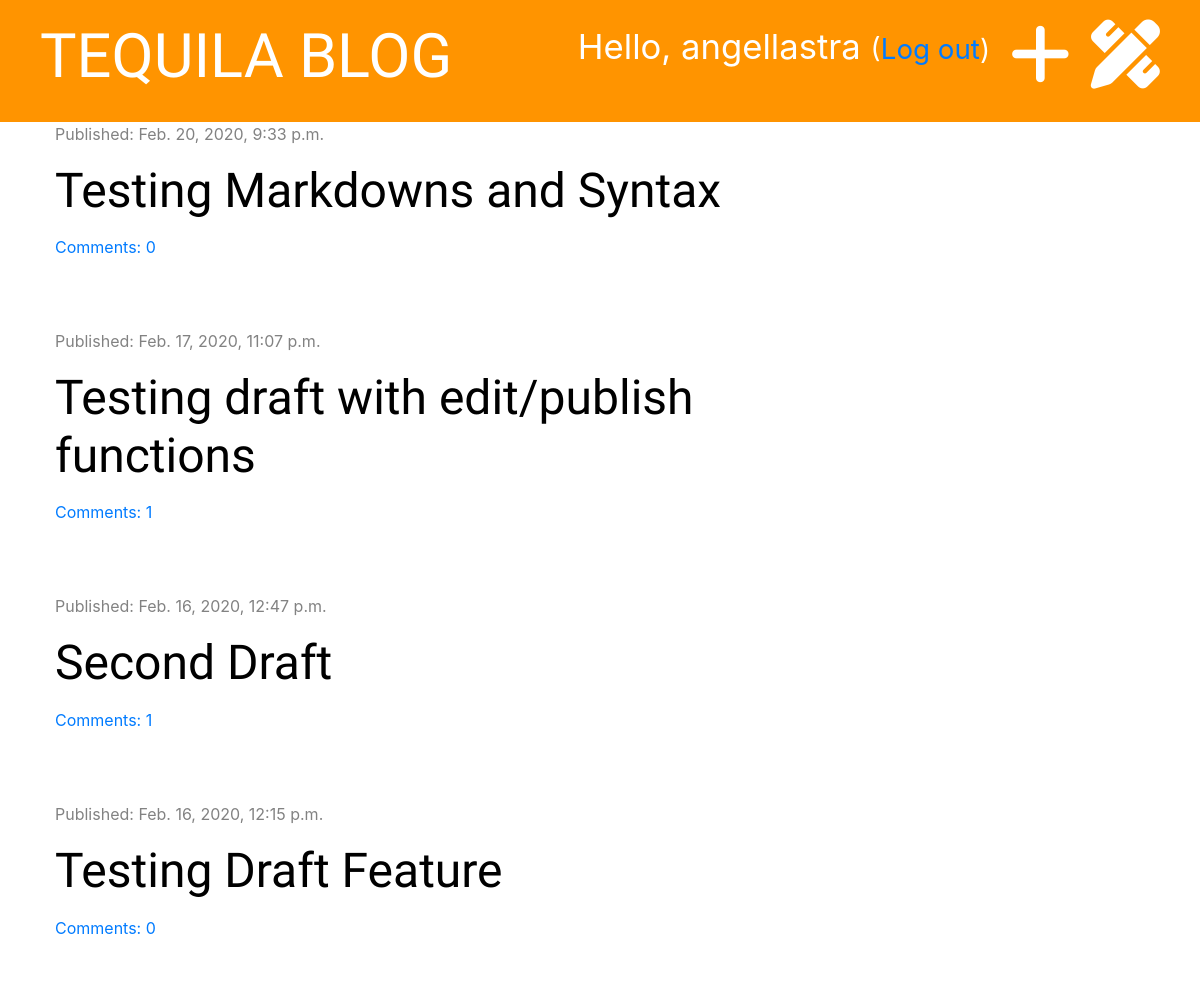
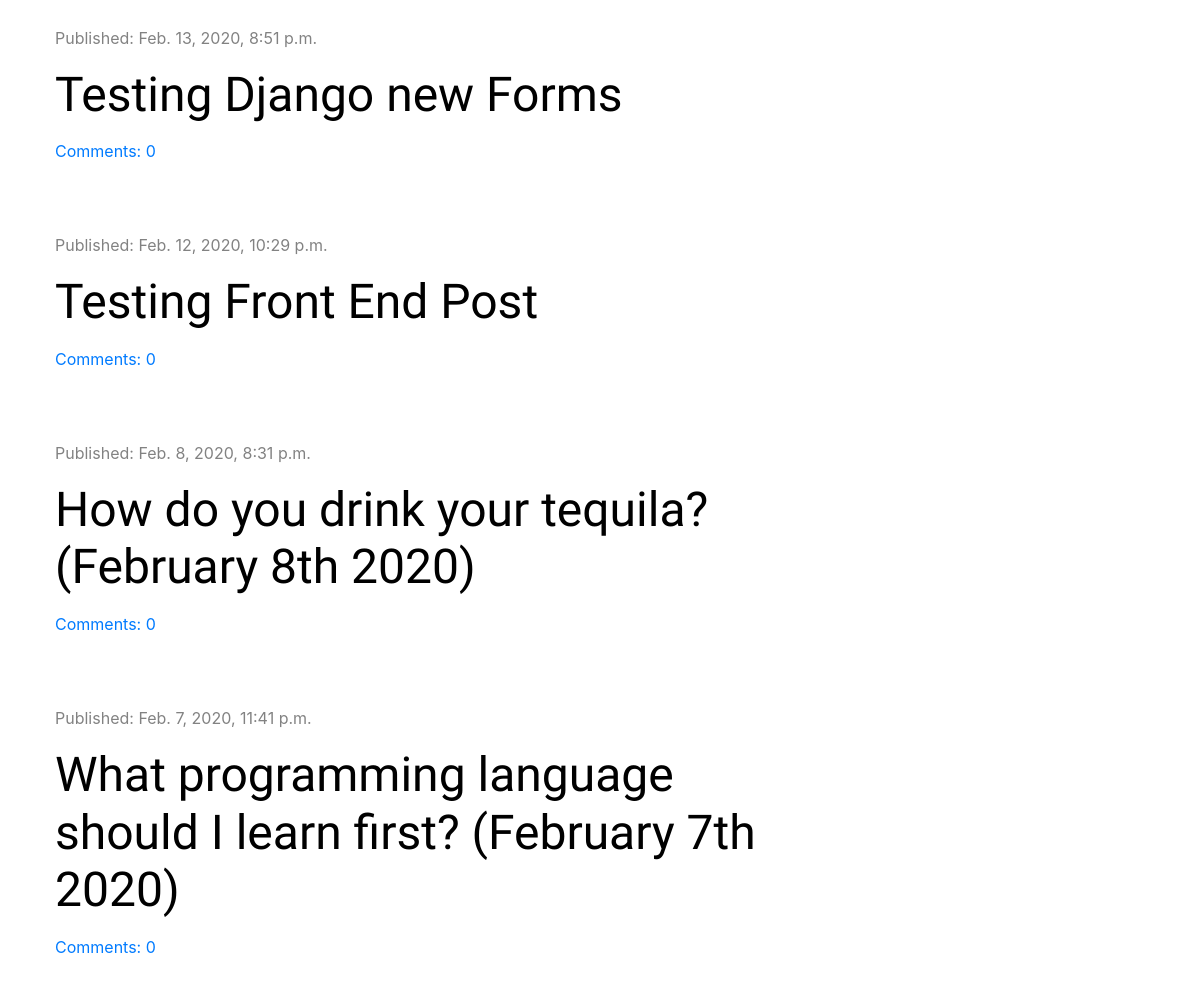
The app's page / (signed in) with its own data (2 pictures, top to bottom).
### blog/models.py (models this page shows, shortened)
class Post(models.Model):
    author = models.ForeignKey('auth.User', on_delete=models.CASCADE)
    title = models.CharField(max_length=200)
    text = models.TextField()
    created_date = models.DateTimeField(default=timezone.now)
    published_date = models.DateTimeField(blank=True, null=True)
    def approved_comments(self):
        return self.comments.filter(approved=True)

### blog/views.py (the view)
# urls.py: path('', views.post_list, name='post_list'),
def post_list(request):
    posts = Post.objects.filter(published_date__lte=timezone.now()).order_by('-published_date')
    stuff_for_frontend = {'posts':posts}
    return render(request, 'blog/post_list.html', stuff_for_frontend)

### blog/templatetags/markdownify.py (called while the page is built)
@register.filter
def markdown(value):
    renderer = HighlightRenderer()
    markdown = mistune.Markdown(renderer=renderer)
    return markdown(value)

### blog/templates/blog/post_list.html (shortened to what this page needs)
{% extends 'blog/base.html' %}
{% load markdownify %}
{% block content %}
        {% for post in posts %}
                <div class="post">
                      <div class="date">
                            <p>Published: {{ post.published_date }}</p>
                      </div>
                      <h1><a href="{% url 'post_detail' pk=post.pk %}">{{ post.title }}</a></h1>
                      <a href="{% url 'post_detail' pk=post.pk %}">Comments: {{ post.approved_comments.count }}</a>
                </div>
        {% endfor %}
{% endblock %}

### blog/templates/blog/base.html (shortened to what this page needs)
{% load static %}
<!DOCTYPE html>
<html lang="en" dir="ltr">
  <head>
    <link href="https://stackpath.bootstrapcdn.com/bootstrap/4.4.1/css/bootstrap.min.css" rel="stylesheet">
    <link rel="stylesheet" href="{% static 'css/blog.css' %}" type="text/css">
    <link rel="stylesheet" href="{% static 'css/zenburn.css' %}">
  </head>
  <body>
      <div class="page-header">
            {% if user.is_authenticated %}
                <a href="{% url 'post_draft_list' %}" class="top-menu"><i class="fas fa-pencil-ruler fa-2x"></i></a>
                <a href="{% url 'post_new' %}" class="top-menu"><i class="fas fa-plus fa-2x"></i></a>
                <p class="top-menu">Hello, {{ user.username }} <small>(<a href="{% url 'logout' %}">Log out</a>)</small></p>
            {% else %}
                <a href="{% url 'login' %}" class="top-menu"><i class="fas fa-sign-in-alt fa-2x"></i></a>
            {% endif %}
            <h1><a href="{% url "post_list" %}">TEQUILA BLOG</a></h1>
      </div>
      <div class="content container">
            <div class="row">
                  <div class="col-md-8">
                      {% block content %}
                      {% endblock %}
                  </div>
            </div>
      </div>
  </body>
</html>

### blog/static/css/blog.css (style rules this page uses)
.page-header { background-color: #ff9400; margin-top: 0; padding: 20px 20px 20px 40px; }
.page-header h1, .page-header h1 a { color: #ffffff; font-size: 46pt; text-decoration: none; }
.content { margin-left: 40px; }
h1, h2, h3, h4 { font-family: 'Tangerine', 'Inconsolata', 'Droid Sans', serif; font-size: 48px; }
.date { color: #828282; }
.post { margin-bottom: 70px; }
.post h1 a { color: #000000; }
.top-menu { color: #ffffff; float: right; font-size: 26pt; margin-right: 20px; }

### records on screen
Post: published_date "Feb. 20, 2020, 9:33 p.m.", title "Testing Markdowns and Syntax", approved_comments.count "0"
Post: published_date "Feb. 17, 2020, 11:07 p.m.", title "Testing draft with edit/publish functions", approved_comments.count "1"
Post: published_date "Feb. 16, 2020, 12:47 p.m.", title "Second Draft", approved_comments.count "1"
Post: published_date "Feb. 16, 2020, 12:15 p.m.", title "Testing Draft Feature", approved_comments.count "0"
Post: published_date "Feb. 13, 2020, 8:51 p.m.", title "Testing Django new Forms", approved_comments.count "0"
Post: published_date "Feb. 12, 2020, 10:29 p.m.", title "Testing Front End Post", approved_comments.count "0"
Post: published_date "Feb. 8, 2020, 8:31 p.m.", title "How do you drink your tequila? (February 8th 2020)", approved_comments.count "0"
Post: published_date "Feb. 7, 2020, 11:41 p.m.", title "What programming language should I learn first? (February 7th 2020)", approved_comments.count "0"

### other values on screen
{{ user.username }} "angellastra"
